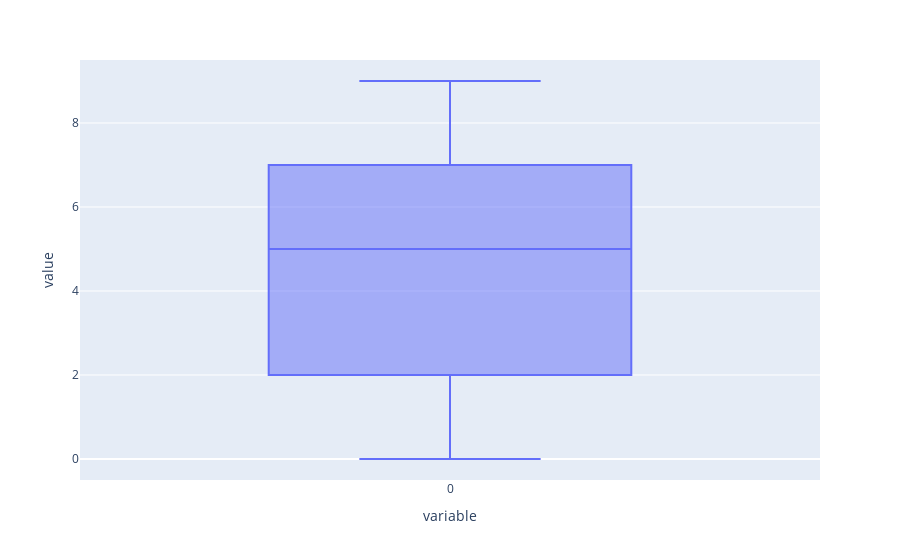

The notebook cell this image was saved under:
### Markdown cell above
## **Job 14**
A l'aide de matplotlib (ou d'une autre librairie de votre choix), visualisez la distribution et dispersion des données du tableau $R$ à travers leurs **quartiles** en utilisant l'outil statistique, le boxplot.

### Code cell
fig = px.box(R, labels={'x': 'Données'})
fig.show()

### Figure 1 — Plotly figure (JSON) as saved in the notebook; plotly's stock layout.template omitted (floating-point values rounded to 4 significant figures; data arrays with more than 128 entries replaced by an {"elided": "..."} marker saying what was removed)
{"data": [{"alignmentgroup": "True", "hovertemplate": "variable=%{x}<br>value=%{y}<extra></extra>", "legendgroup": "", "marker": {"color": "#636efa"}, "name": "", "notched": false, "offsetgroup": "", "orientation": "v", "showlegend": false, "type": "box", "x": {"elided": "450 str values"}, "x0": " ", "xaxis": "x", "y": {"elided": "450 int values"}, "y0": " ", "yaxis": "y"}], "layout": {"boxmode": "group", "legend": {"tracegroupgap": 0}, "margin": {"t": 60}, "xaxis": {"anchor": "y", "domain": [0, 1], "title": {"text": "variable"}}, "yaxis": {"anchor": "x", "domain": [0, 1], "title": {"text": "value"}}}}
